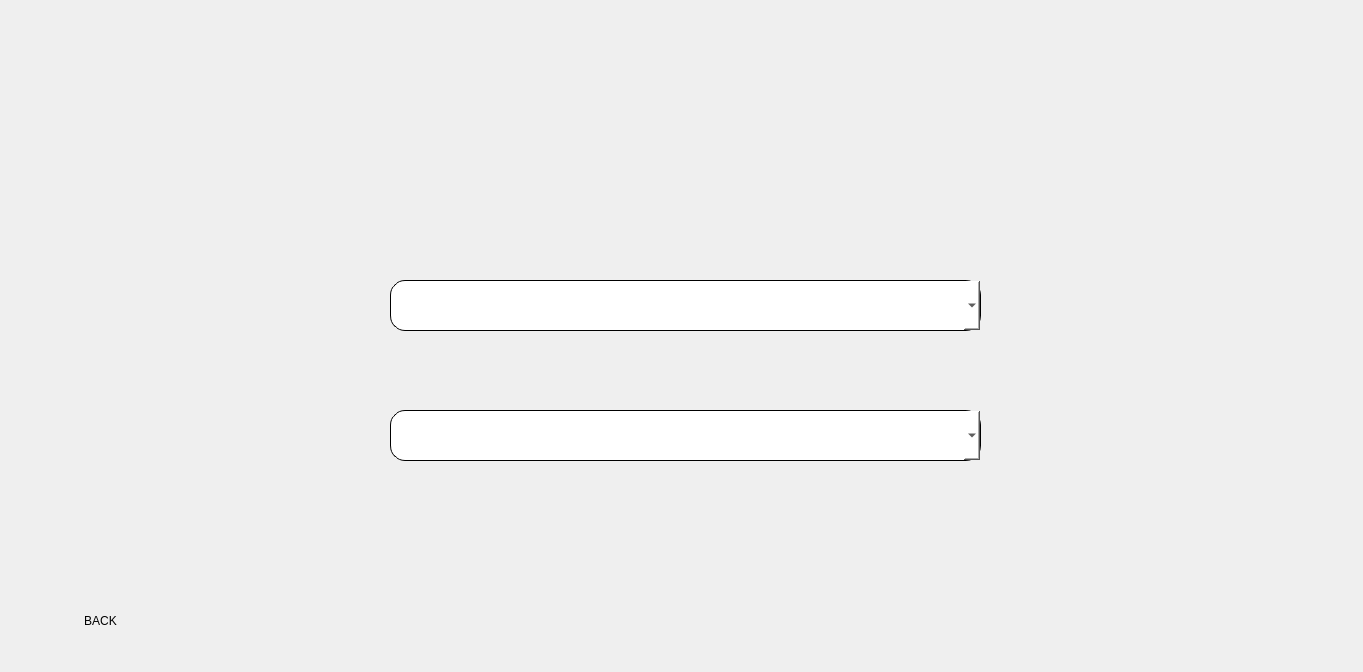
<?xml version="1.0" encoding="UTF-8"?>
<ui version="4.0">
 <class>checkprerequisites</class>
 <widget class="QDialog" name="checkprerequisites">
  <property name="geometry">
   <rect>
    <x>0</x>
    <y>0</y>
    <width>1363</width>
    <height>672</height>
   </rect>
  </property>
  <property name="windowTitle">
   <string>Dialog</string>
  </property>
  <property name="styleSheet">
   <string notr="true">background-image: url(:/imgs/images/checkPrerequitis.jpg);</string>
  </property>
  <widget class="QComboBox" name="courseID_Cmb">
   <property name="geometry">
    <rect>
     <x>390</x>
     <y>280</y>
     <width>591</width>
     <height>51</height>
    </rect>
   </property>
   <property name="styleSheet">
    <string notr="true">background-color: rgb(255, 255, 255);
background-image: url(:/imgs/images/white.jpg);
font: 18pt &quot;Segoe UI&quot;;
border:1px solid black;
border-radius:15%;
color:black;</string>
   </property>
  </widget>
  <widget class="QComboBox" name="prerequisetsID_Cmb">
   <property name="geometry">
    <rect>
     <x>390</x>
     <y>410</y>
     <width>591</width>
     <height>51</height>
    </rect>
   </property>
   <property name="styleSheet">
    <string notr="true">background-color: rgb(255, 255, 255);
background-image: url(:/imgs/images/white.jpg);
font: 18pt &quot;Segoe UI&quot;;
border:1px solid black;
border-radius:15%;
color:black;</string>
   </property>
  </widget>
  <widget class="QPushButton" name="backBTN">
   <property name="geometry">
    <rect>
     <x>50</x>
     <y>600</y>
     <width>101</width>
     <height>41</height>
    </rect>
   </property>
   <property name="styleSheet">
    <string notr="true">background-image: url(:/imgs/images/white.jpg);
color:black;
border:none;
font: 18pt &quot;Segoe UI&quot;;
border-radius:15%;
</string>
   </property>
   <property name="text">
    <string>BACK</string>
   </property>
  </widget>
 </widget>
 <resources/>
 <connections/>
</ui>
